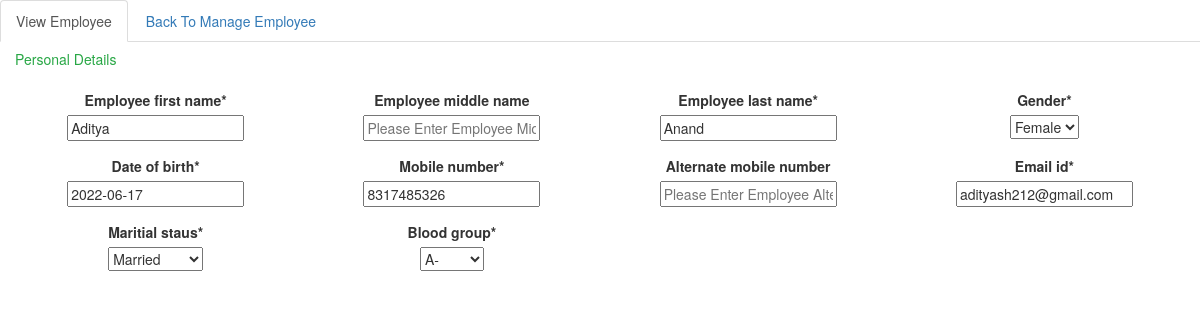
Page /3 on the committed database.
### employee/models.py (models this page shows, shortened)
class Employee(models.Model):
    GENDER = [
        ('M', 'Male'),
        ('F', 'Female'),
        ('O', 'Others'),
    ]
    MARITIAL_STATUS = [
        ('M','Married'),
        ('N','Not Married')
    ]
    BLOOD_GROUP = [
        ('A+','A+'),
        ('A-','A-'),
        ('B+','B+'),
        ('B-','B-'),
        ('O+','O+'),
        ('O-','O-'),
        ('AB+','AB+'),
        ('AB-','AB-'),
    ]
    employee_first_name = models.CharField(max_length = 50,null=False, blank=False)
    employee_middle_name = models.CharField(max_length = 50,blank=True)
    employee_last_name = models.CharField(max_length = 50,null=False, blank=False)
    gender = models.CharField(max_length = 1,choices=GENDER,null=False, blank=False)
    mobile_number = models.IntegerField(null=False, blank=False)
    date_of_birth = models.DateField( )
    alternate_mobile_number = models.IntegerField( null=True,blank=True)
    email_id = models.EmailField(max_length = 50,null=False, blank=False)
    maritial_staus = models.CharField(max_length = 1,choices=MARITIAL_STATUS,null=False, blank=False)
    blood_group = models.CharField(max_length = 3,choices=BLOOD_GROUP,null=False, blank=False)
    user =  models.ForeignKey(User, on_delete=models.CASCADE)

### employee/views.py (the view)
# urls.py: path('<int:pk>',ViewEmployee.as_view(),name='view_employee')
class ViewEmployee(TemplateView): # This View is to show details of  a perticular Employee
    def get(self,request,pk):
        empData = Employee.objects.get(pk=pk)
        initial = {
            'employee_first_name':empData.employee_first_name,
            'employee_middle_name':empData.employee_middle_name,
            'employee_last_name':empData.employee_last_name,
            'gender':empData.gender,
            'mobile_number':empData.mobile_number,
            'alternate_mobile_number':empData.alternate_mobile_number,
            'date_of_birth':empData.date_of_birth,
            'email_id':empData.email_id,
            'maritial_staus':empData.maritial_staus,
            'blood_group':empData.blood_group,
        }
        form = EmployeeForm(initial = initial)
        context = {
            'form':form
        }
        return render(request,'employee/view_employee.html',context)

### employee/forms.py
class EmployeeForm(ModelForm):
    class Meta:
        model = Employee
        fields = '__all__'
        widgets = {
            'employee_first_name': TextInput(attrs={'placeholder': 'Please Enter Employee First Name'}),
            'employee_middle_name': TextInput(attrs={'placeholder': 'Please Enter Employee Middle Name'}),
            'employee_last_name': TextInput(attrs={'placeholder': 'Please Enter Employee Last Name'}),
            'mobile_number': TextInput(attrs={'placeholder': 'Please Enter Employee Mobile Number'}),
            'date_of_birth': TextInput(attrs={'placeholder': 'YYYY-MM-DD'}),
            'alternate_mobile_number': TextInput(attrs={'placeholder': 'Please Enter Employee Alternate Mobile Number'}),
            'email_id': TextInput(attrs={'placeholder': 'Please Enter Employee Email Id'}),
        }

### employee/templates/employee/view_employee.html
{% extends "employee/base.html" %}
{% load crispy_forms_tags %}
{% block app %}
<ul class="nav nav-tabs">
    <li class="active"><a href="#menu1">View Employee</a></li>
    <li ><a  href="{% url 'details_employee'%}"> Back To Manage Employee</a></li>
</ul>
 <div class="tab-content ">
    <div id="menu1" class="tab-pane show">
    <h5 class="ml-4 text-success">Personal Details </h5>
          <div class="row">
        <div class="col">
            <div class="card h-100 text-center border-0">
                <div class="card-body">
                    <div class="form-row">
                        <div class="form-group col-3">
                            {{ form.employee_first_name|as_crispy_field }}
                        </div>
                        <div class="form-group col-3">
                            {{ form.employee_middle_name|as_crispy_field }}
                        </div>
                        <div class="form-group col-3">
                            {{ form.employee_last_name|as_crispy_field }}
                        </div>
                        <div class="form-group col-3">
                            {{ form.gender|as_crispy_field }}
                        </div>
                    </div>
                    <div class="form-row">
                            <div class="form-group col-3">
                                {{ form.date_of_birth|as_crispy_field }}
                            </div>
                            <div class="form-group col-3">
                                {{ form.mobile_number|as_crispy_field }}
                            </div>
                            <div class="form-group col-3">
                                {{ form.alternate_mobile_number|as_crispy_field }}
                            </div>
                            <div class="form-group col-3">
                                {{ form.email_id|as_crispy_field }}
                            </div>
                        </div>
                    <div class="form-row">
                        <div class="form-group col-3">
                            {{ form.maritial_staus|as_crispy_field }}
                        </div>
                        <div class="form-group col-3">
                            {{ form.blood_group|as_crispy_field }}
                        </div>
                    </div>
                </div>
            </div>
        </div>
    </div>
    </div>
</div>
{% endblock app %}

### rows in the picture
Employee: employee_first_name "Aditya", employee_last_name "Anand", gender "Female", date_of_birth "2022-06-17", mobile_number "8317485326", email_id "adityash212@gmail.com", maritial_staus "Married", blood_group "A-"
